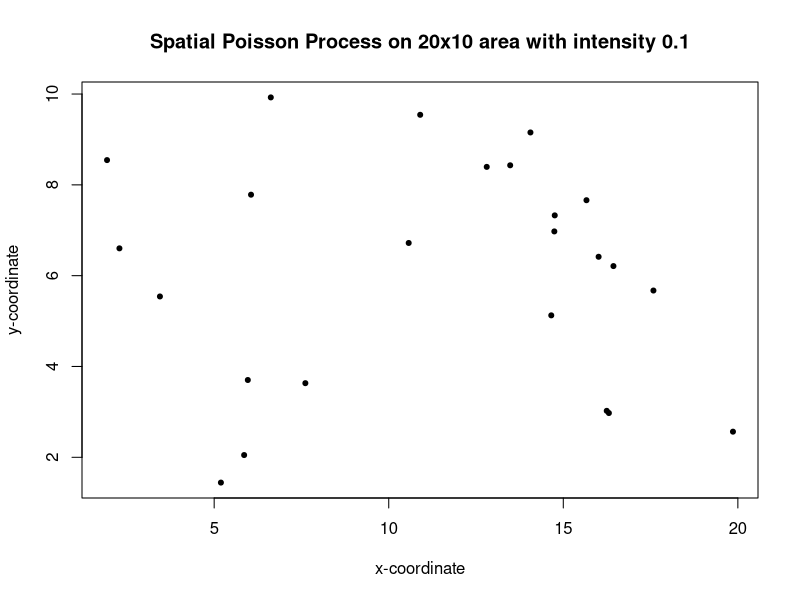
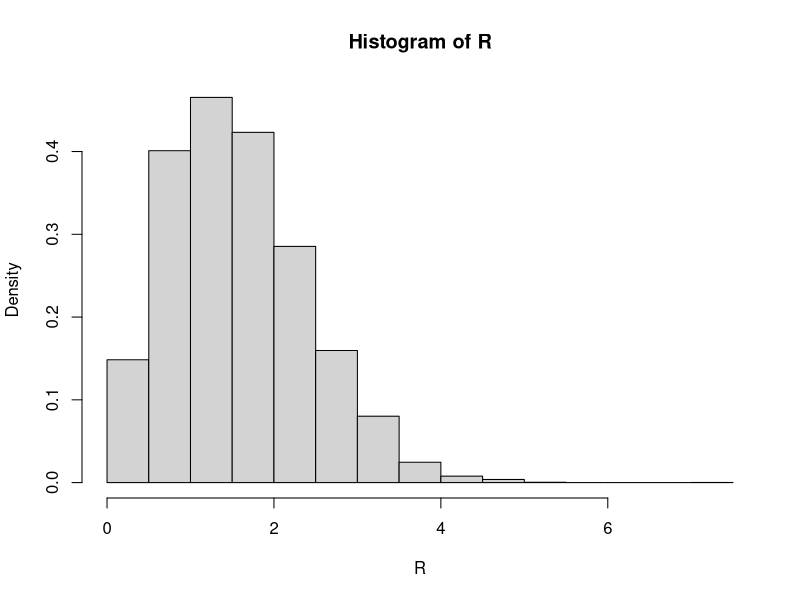

Generate these figures, in order, with R:
## ---- chunk 1
N = rpois(1, 0.1 * 20 * 10)
u1 = runif(N, 0, 20)
u2 = runif(N, 0, 10)
plot(u1, u2, pch = 20,
     xlab = "x-coordinate", ylab = "y-coordinate",
     main = "Spatial Poisson Process on 20x10 area with intensity 0.1")


## ---- chunk 2
n_rep = 10000
R = rep(NA, n_rep)

for (i in 1:n_rep) {
  N = rpois(1, 0.1 * 20 * 10)
  u1 = runif(N, 0, 20)
  u2 = runif(N, 0, 10)
  R[i] = min(sqrt((u1 - 10) ^ 2 + (u2 - 5) ^ 2))
}

hist(R, freq = FALSE)

